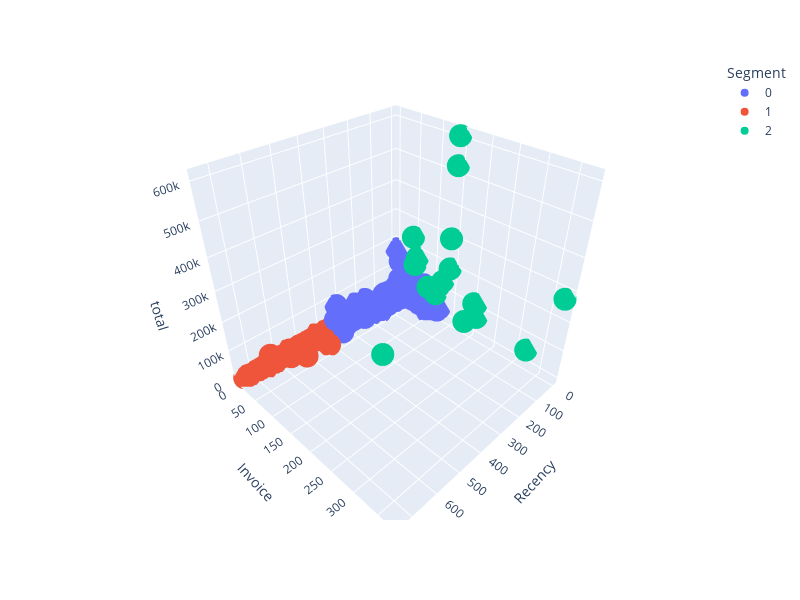

This figure's notebook cell:
### Code cell
import plotly.express as px
df_rfm["Segment"] = df_rfm["Segment"].astype(str) #convert to string
fig = px.scatter_3d(df_rfm, x='Recency', y='Invoice', z='total',
              color='Segment')
fig.update_layout(width=800, height=600)
fig.show()

### Figure 1 — Plotly figure (JSON) as saved in the notebook; plotly's stock layout.template omitted (floating-point values rounded to 4 significant figures; data arrays with more than 128 entries replaced by an {"elided": "..."} marker saying what was removed)
{"data": [{"hovertemplate": "Segment=0<br>Recency=%{x}<br>Invoice=%{y}<br>total=%{z}<extra></extra>", "legendgroup": "0", "marker": {"color": "#636efa", "symbol": "circle"}, "mode": "markers", "name": "0", "scene": "scene", "showlegend": true, "type": "scatter3d", "x": {"elided": "3837 int values"}, "y": {"elided": "3837 int values"}, "z": {"elided": "3837 float values"}}, {"hovertemplate": "Segment=1<br>Recency=%{x}<br>Invoice=%{y}<br>total=%{z}<extra></extra>", "legendgroup": "1", "marker": {"color": "#EF553B", "symbol": "circle"}, "mode": "markers", "name": "1", "scene": "scene", "showlegend": true, "type": "scatter3d", "x": {"elided": "1997 int values"}, "y": {"elided": "1997 int values"}, "z": {"elided": "1997 float values"}}, {"hovertemplate": "Segment=2<br>Recency=%{x}<br>Invoice=%{y}<br>total=%{z}<extra></extra>", "legendgroup": "2", "marker": {"color": "#00cc96", "symbol": "circle"}, "mode": "markers", "name": "2", "scene": "scene", "showlegend": true, "type": "scatter3d", "x": [0, 2, 3, 1, 9, 1, 1, 1, 3, 0, 38, 4, 8, 2, 1, 372, 1, 0], "y": [322, 203, 143, 110, 144, 184, 145, 373, 127, 207, 106, 55, 51, 60, 211, 155, 116, 145], "z": [52190.0, 116700.0, 196500.0, 75840.0, 303600.0, 30560.0, 526800.0, 276700.0, 137800.0, 116500.0, 114100.0, 147100.0, 247000.0, 175600.0, 70850.0, 56600.0, 109100.0, 608800.0]}], "layout": {"height": 600, "legend": {"title": {"text": "Segment"}, "tracegroupgap": 0}, "margin": {"t": 60}, "scene": {"domain": {"x": [0, 1], "y": [0, 1]}, "xaxis": {"title": {"text": "Recency"}}, "yaxis": {"title": {"text": "Invoice"}}, "zaxis": {"title": {"text": "total"}}}, "width": 800}}
